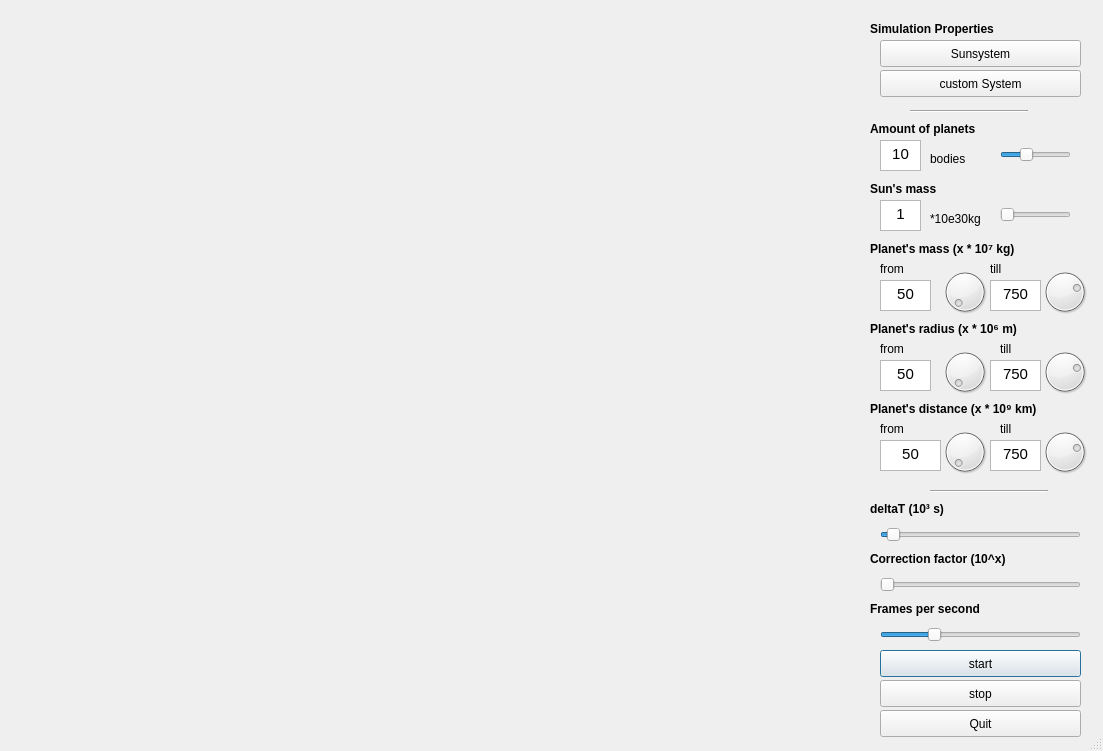
<?xml version="1.0" encoding="UTF-8"?>
<ui version="4.0">
 <class>vtkQtAnimation</class>
 <widget class="QDialog" name="vtkQtAnimation">
  <property name="geometry">
   <rect>
    <x>0</x>
    <y>0</y>
    <width>1103</width>
    <height>751</height>
   </rect>
  </property>
  <property name="sizePolicy">
   <sizepolicy hsizetype="Fixed" vsizetype="Fixed">
    <horstretch>0</horstretch>
    <verstretch>0</verstretch>
   </sizepolicy>
  </property>
  <property name="minimumSize">
   <size>
    <width>800</width>
    <height>600</height>
   </size>
  </property>
  <property name="maximumSize">
   <size>
    <width>1250</width>
    <height>800</height>
   </size>
  </property>
  <property name="windowTitle">
   <string>PPS (Python Planet Simulation)</string>
  </property>
  <property name="windowIcon">
   <iconset>
    <normaloff>../textures/earth.jpg</normaloff>
    <normalon>../textures/earth.jpg</normalon>../textures/earth.jpg</iconset>
  </property>
  <property name="sizeGripEnabled">
   <bool>true</bool>
  </property>
  <widget class="QVTKWidget" name="vtkWidget" native="true">
   <property name="geometry">
    <rect>
     <x>0</x>
     <y>0</y>
     <width>851</width>
     <height>741</height>
    </rect>
   </property>
   <property name="maximumSize">
    <size>
     <width>16777215</width>
     <height>1000</height>
    </size>
   </property>
   <property name="cursor">
    <cursorShape>OpenHandCursor</cursorShape>
   </property>
   <property name="toolTip">
    <string>VTK output window</string>
   </property>
  </widget>
  <widget class="QLabel" name="lbl_planetMassMin">
   <property name="geometry">
    <rect>
     <x>880</x>
     <y>260</y>
     <width>67</width>
     <height>17</height>
    </rect>
   </property>
   <property name="text">
    <string>from</string>
   </property>
  </widget>
  <widget class="QTextEdit" name="tf_planet_mass_min">
   <property name="geometry">
    <rect>
     <x>880</x>
     <y>280</y>
     <width>51</width>
     <height>31</height>
    </rect>
   </property>
   <property name="html">
    <string>&lt;!DOCTYPE HTML PUBLIC &quot;-//W3C//DTD HTML 4.0//EN&quot; &quot;http://www.w3.org/TR/REC-html40/strict.dtd&quot;&gt;
&lt;html&gt;&lt;head&gt;&lt;meta name=&quot;qrichtext&quot; content=&quot;1&quot; /&gt;&lt;style type=&quot;text/css&quot;&gt;
p, li { white-space: pre-wrap; }
&lt;/style&gt;&lt;/head&gt;&lt;body style=&quot; font-family:'Sans Serif'; font-size:10pt; font-weight:400; font-style:normal;&quot;&gt;
&lt;table border=&quot;0&quot; style=&quot;-qt-table-type: root; margin-top:4px; margin-bottom:4px; margin-left:4px; margin-right:4px;&quot;&gt;
&lt;tr&gt;
&lt;td style=&quot;border: none;&quot;&gt;
&lt;p align=&quot;center&quot; style=&quot; margin-top:0px; margin-bottom:0px; margin-left:0px; margin-right:0px; -qt-block-indent:0; text-indent:0px;&quot;&gt;&lt;span style=&quot; font-family:'Ubuntu'; font-size:11pt;&quot;&gt;50&lt;/span&gt;&lt;/p&gt;&lt;/td&gt;&lt;/tr&gt;&lt;/table&gt;&lt;/body&gt;&lt;/html&gt;</string>
   </property>
  </widget>
  <widget class="QLabel" name="lbl_planetMassMax">
   <property name="geometry">
    <rect>
     <x>990</x>
     <y>260</y>
     <width>67</width>
     <height>17</height>
    </rect>
   </property>
   <property name="text">
    <string>till</string>
   </property>
  </widget>
  <widget class="QTextEdit" name="tf_planet_mass_max">
   <property name="geometry">
    <rect>
     <x>990</x>
     <y>280</y>
     <width>51</width>
     <height>31</height>
    </rect>
   </property>
   <property name="html">
    <string>&lt;!DOCTYPE HTML PUBLIC &quot;-//W3C//DTD HTML 4.0//EN&quot; &quot;http://www.w3.org/TR/REC-html40/strict.dtd&quot;&gt;
&lt;html&gt;&lt;head&gt;&lt;meta name=&quot;qrichtext&quot; content=&quot;1&quot; /&gt;&lt;style type=&quot;text/css&quot;&gt;
p, li { white-space: pre-wrap; }
&lt;/style&gt;&lt;/head&gt;&lt;body style=&quot; font-family:'Sans Serif'; font-size:10pt; font-weight:400; font-style:normal;&quot;&gt;
&lt;table border=&quot;0&quot; style=&quot;-qt-table-type: root; margin-top:4px; margin-bottom:4px; margin-left:4px; margin-right:4px;&quot;&gt;
&lt;tr&gt;
&lt;td style=&quot;border: none;&quot;&gt;
&lt;p align=&quot;center&quot; style=&quot; margin-top:0px; margin-bottom:0px; margin-left:0px; margin-right:0px; -qt-block-indent:0; text-indent:0px;&quot;&gt;&lt;span style=&quot; font-family:'Ubuntu'; font-size:11pt;&quot;&gt;750&lt;/span&gt;&lt;/p&gt;&lt;/td&gt;&lt;/tr&gt;&lt;/table&gt;&lt;/body&gt;&lt;/html&gt;</string>
   </property>
  </widget>
  <widget class="QLabel" name="label">
   <property name="geometry">
    <rect>
     <x>870</x>
     <y>20</y>
     <width>171</width>
     <height>17</height>
    </rect>
   </property>
   <property name="font">
    <font>
     <weight>75</weight>
     <bold>true</bold>
    </font>
   </property>
   <property name="text">
    <string>Simulation Properties</string>
   </property>
  </widget>
  <widget class="QPushButton" name="startButton">
   <property name="geometry">
    <rect>
     <x>880</x>
     <y>650</y>
     <width>201</width>
     <height>27</height>
    </rect>
   </property>
   <property name="text">
    <string>start</string>
   </property>
   <property name="shortcut">
    <string>S</string>
   </property>
  </widget>
  <widget class="QPushButton" name="stopButton">
   <property name="geometry">
    <rect>
     <x>880</x>
     <y>680</y>
     <width>201</width>
     <height>27</height>
    </rect>
   </property>
   <property name="text">
    <string>stop</string>
   </property>
   <property name="shortcut">
    <string>E, Ctrl+S</string>
   </property>
  </widget>
  <widget class="QPushButton" name="quitButton">
   <property name="geometry">
    <rect>
     <x>880</x>
     <y>710</y>
     <width>201</width>
     <height>27</height>
    </rect>
   </property>
   <property name="text">
    <string>Quit</string>
   </property>
   <property name="shortcut">
    <string>Q</string>
   </property>
  </widget>
  <widget class="QLabel" name="label_2">
   <property name="geometry">
    <rect>
     <x>870</x>
     <y>240</y>
     <width>201</width>
     <height>17</height>
    </rect>
   </property>
   <property name="font">
    <font>
     <weight>75</weight>
     <bold>true</bold>
    </font>
   </property>
   <property name="text">
    <string>Planet's mass (x * 10⁷ kg)</string>
   </property>
  </widget>
  <widget class="QLabel" name="label_3">
   <property name="geometry">
    <rect>
     <x>870</x>
     <y>320</y>
     <width>201</width>
     <height>17</height>
    </rect>
   </property>
   <property name="font">
    <font>
     <weight>75</weight>
     <bold>true</bold>
    </font>
   </property>
   <property name="text">
    <string>Planet's radius (x * 10⁶ m)</string>
   </property>
  </widget>
  <widget class="QTextEdit" name="tf_planet_radius_max">
   <property name="geometry">
    <rect>
     <x>990</x>
     <y>360</y>
     <width>51</width>
     <height>31</height>
    </rect>
   </property>
   <property name="html">
    <string>&lt;!DOCTYPE HTML PUBLIC &quot;-//W3C//DTD HTML 4.0//EN&quot; &quot;http://www.w3.org/TR/REC-html40/strict.dtd&quot;&gt;
&lt;html&gt;&lt;head&gt;&lt;meta name=&quot;qrichtext&quot; content=&quot;1&quot; /&gt;&lt;style type=&quot;text/css&quot;&gt;
p, li { white-space: pre-wrap; }
&lt;/style&gt;&lt;/head&gt;&lt;body style=&quot; font-family:'Sans Serif'; font-size:10pt; font-weight:400; font-style:normal;&quot;&gt;
&lt;table border=&quot;0&quot; style=&quot;-qt-table-type: root; margin-top:4px; margin-bottom:4px; margin-left:4px; margin-right:4px;&quot;&gt;
&lt;tr&gt;
&lt;td style=&quot;border: none;&quot;&gt;
&lt;p align=&quot;center&quot; style=&quot; margin-top:0px; margin-bottom:0px; margin-left:0px; margin-right:0px; -qt-block-indent:0; text-indent:0px;&quot;&gt;&lt;span style=&quot; font-family:'Ubuntu'; font-size:11pt;&quot;&gt;750&lt;/span&gt;&lt;/p&gt;&lt;/td&gt;&lt;/tr&gt;&lt;/table&gt;&lt;/body&gt;&lt;/html&gt;</string>
   </property>
  </widget>
  <widget class="QLabel" name="lbl_planetMassMax_2">
   <property name="geometry">
    <rect>
     <x>1000</x>
     <y>340</y>
     <width>67</width>
     <height>17</height>
    </rect>
   </property>
   <property name="text">
    <string>till</string>
   </property>
  </widget>
  <widget class="QLabel" name="lbl_planetMassMin_2">
   <property name="geometry">
    <rect>
     <x>880</x>
     <y>340</y>
     <width>67</width>
     <height>17</height>
    </rect>
   </property>
   <property name="text">
    <string>from</string>
   </property>
  </widget>
  <widget class="QTextEdit" name="tf_planet_radius_min">
   <property name="geometry">
    <rect>
     <x>880</x>
     <y>360</y>
     <width>51</width>
     <height>31</height>
    </rect>
   </property>
   <property name="html">
    <string>&lt;!DOCTYPE HTML PUBLIC &quot;-//W3C//DTD HTML 4.0//EN&quot; &quot;http://www.w3.org/TR/REC-html40/strict.dtd&quot;&gt;
&lt;html&gt;&lt;head&gt;&lt;meta name=&quot;qrichtext&quot; content=&quot;1&quot; /&gt;&lt;style type=&quot;text/css&quot;&gt;
p, li { white-space: pre-wrap; }
&lt;/style&gt;&lt;/head&gt;&lt;body style=&quot; font-family:'Sans Serif'; font-size:10pt; font-weight:400; font-style:normal;&quot;&gt;
&lt;table border=&quot;0&quot; style=&quot;-qt-table-type: root; margin-top:4px; margin-bottom:4px; margin-left:4px; margin-right:4px;&quot;&gt;
&lt;tr&gt;
&lt;td style=&quot;border: none;&quot;&gt;
&lt;p align=&quot;center&quot; style=&quot; margin-top:0px; margin-bottom:0px; margin-left:0px; margin-right:0px; -qt-block-indent:0; text-indent:0px;&quot;&gt;&lt;span style=&quot; font-family:'Ubuntu'; font-size:11pt;&quot;&gt;50&lt;/span&gt;&lt;/p&gt;&lt;/td&gt;&lt;/tr&gt;&lt;/table&gt;&lt;/body&gt;&lt;/html&gt;</string>
   </property>
  </widget>
  <widget class="QLabel" name="label_4">
   <property name="geometry">
    <rect>
     <x>870</x>
     <y>400</y>
     <width>211</width>
     <height>17</height>
    </rect>
   </property>
   <property name="font">
    <font>
     <weight>75</weight>
     <bold>true</bold>
    </font>
   </property>
   <property name="text">
    <string>Planet's distance (x * 10⁹ km)</string>
   </property>
  </widget>
  <widget class="QTextEdit" name="tf_planet_orbit_max">
   <property name="geometry">
    <rect>
     <x>990</x>
     <y>440</y>
     <width>51</width>
     <height>31</height>
    </rect>
   </property>
   <property name="html">
    <string>&lt;!DOCTYPE HTML PUBLIC &quot;-//W3C//DTD HTML 4.0//EN&quot; &quot;http://www.w3.org/TR/REC-html40/strict.dtd&quot;&gt;
&lt;html&gt;&lt;head&gt;&lt;meta name=&quot;qrichtext&quot; content=&quot;1&quot; /&gt;&lt;style type=&quot;text/css&quot;&gt;
p, li { white-space: pre-wrap; }
&lt;/style&gt;&lt;/head&gt;&lt;body style=&quot; font-family:'Sans Serif'; font-size:10pt; font-weight:400; font-style:normal;&quot;&gt;
&lt;table border=&quot;0&quot; style=&quot;-qt-table-type: root; margin-top:4px; margin-bottom:4px; margin-left:4px; margin-right:4px;&quot;&gt;
&lt;tr&gt;
&lt;td style=&quot;border: none;&quot;&gt;
&lt;p align=&quot;center&quot; style=&quot; margin-top:0px; margin-bottom:0px; margin-left:0px; margin-right:0px; -qt-block-indent:0; text-indent:0px;&quot;&gt;&lt;span style=&quot; font-family:'Ubuntu'; font-size:11pt;&quot;&gt;750&lt;/span&gt;&lt;/p&gt;&lt;/td&gt;&lt;/tr&gt;&lt;/table&gt;&lt;/body&gt;&lt;/html&gt;</string>
   </property>
  </widget>
  <widget class="QLabel" name="lbl_planetMassMax_3">
   <property name="geometry">
    <rect>
     <x>1000</x>
     <y>420</y>
     <width>67</width>
     <height>17</height>
    </rect>
   </property>
   <property name="text">
    <string>till</string>
   </property>
  </widget>
  <widget class="QLabel" name="lbl_planetMassMin_3">
   <property name="geometry">
    <rect>
     <x>880</x>
     <y>420</y>
     <width>67</width>
     <height>17</height>
    </rect>
   </property>
   <property name="text">
    <string>from</string>
   </property>
  </widget>
  <widget class="QTextEdit" name="tf_planet_orbit_min">
   <property name="geometry">
    <rect>
     <x>880</x>
     <y>440</y>
     <width>61</width>
     <height>31</height>
    </rect>
   </property>
   <property name="html">
    <string>&lt;!DOCTYPE HTML PUBLIC &quot;-//W3C//DTD HTML 4.0//EN&quot; &quot;http://www.w3.org/TR/REC-html40/strict.dtd&quot;&gt;
&lt;html&gt;&lt;head&gt;&lt;meta name=&quot;qrichtext&quot; content=&quot;1&quot; /&gt;&lt;style type=&quot;text/css&quot;&gt;
p, li { white-space: pre-wrap; }
&lt;/style&gt;&lt;/head&gt;&lt;body style=&quot; font-family:'Sans Serif'; font-size:10pt; font-weight:400; font-style:normal;&quot;&gt;
&lt;table border=&quot;0&quot; style=&quot;-qt-table-type: root; margin-top:4px; margin-bottom:4px; margin-left:4px; margin-right:4px;&quot;&gt;
&lt;tr&gt;
&lt;td style=&quot;border: none;&quot;&gt;
&lt;p align=&quot;center&quot; style=&quot; margin-top:0px; margin-bottom:0px; margin-left:0px; margin-right:0px; -qt-block-indent:0; text-indent:0px;&quot;&gt;&lt;span style=&quot; font-family:'Ubuntu'; font-size:11pt;&quot;&gt;50&lt;/span&gt;&lt;/p&gt;&lt;/td&gt;&lt;/tr&gt;&lt;/table&gt;&lt;/body&gt;&lt;/html&gt;</string>
   </property>
  </widget>
  <widget class="QLabel" name="label_5">
   <property name="geometry">
    <rect>
     <x>870</x>
     <y>180</y>
     <width>141</width>
     <height>17</height>
    </rect>
   </property>
   <property name="font">
    <font>
     <weight>75</weight>
     <bold>true</bold>
    </font>
   </property>
   <property name="text">
    <string>Sun's mass</string>
   </property>
  </widget>
  <widget class="QTextEdit" name="tf_sun_mass_factor">
   <property name="geometry">
    <rect>
     <x>880</x>
     <y>200</y>
     <width>41</width>
     <height>31</height>
    </rect>
   </property>
   <property name="html">
    <string>&lt;!DOCTYPE HTML PUBLIC &quot;-//W3C//DTD HTML 4.0//EN&quot; &quot;http://www.w3.org/TR/REC-html40/strict.dtd&quot;&gt;
&lt;html&gt;&lt;head&gt;&lt;meta name=&quot;qrichtext&quot; content=&quot;1&quot; /&gt;&lt;style type=&quot;text/css&quot;&gt;
p, li { white-space: pre-wrap; }
&lt;/style&gt;&lt;/head&gt;&lt;body style=&quot; font-family:'Sans Serif'; font-size:10pt; font-weight:400; font-style:normal;&quot;&gt;
&lt;table border=&quot;0&quot; style=&quot;-qt-table-type: root; margin-top:4px; margin-bottom:4px; margin-left:4px; margin-right:4px;&quot;&gt;
&lt;tr&gt;
&lt;td style=&quot;border: none;&quot;&gt;
&lt;p align=&quot;center&quot; style=&quot; margin-top:0px; margin-bottom:0px; margin-left:0px; margin-right:0px; -qt-block-indent:0; text-indent:0px;&quot;&gt;&lt;span style=&quot; font-family:'Ubuntu'; font-size:11pt;&quot;&gt;1&lt;/span&gt;&lt;/p&gt;&lt;/td&gt;&lt;/tr&gt;&lt;/table&gt;&lt;/body&gt;&lt;/html&gt;</string>
   </property>
  </widget>
  <widget class="QPushButton" name="btn_sunsystem">
   <property name="geometry">
    <rect>
     <x>880</x>
     <y>40</y>
     <width>201</width>
     <height>27</height>
    </rect>
   </property>
   <property name="text">
    <string>Sunsystem</string>
   </property>
  </widget>
  <widget class="QSlider" name="slider_animation_speed">
   <property name="geometry">
    <rect>
     <x>880</x>
     <y>620</y>
     <width>201</width>
     <height>29</height>
    </rect>
   </property>
   <property name="minimumSize">
    <size>
     <width>50</width>
     <height>0</height>
    </size>
   </property>
   <property name="maximum">
    <number>100</number>
   </property>
   <property name="value">
    <number>25</number>
   </property>
   <property name="orientation">
    <enum>Qt::Horizontal</enum>
   </property>
  </widget>
  <widget class="QPushButton" name="btn_custom_system">
   <property name="geometry">
    <rect>
     <x>880</x>
     <y>70</y>
     <width>201</width>
     <height>27</height>
    </rect>
   </property>
   <property name="text">
    <string>custom System</string>
   </property>
  </widget>
  <widget class="QLabel" name="label_6">
   <property name="geometry">
    <rect>
     <x>870</x>
     <y>600</y>
     <width>141</width>
     <height>17</height>
    </rect>
   </property>
   <property name="font">
    <font>
     <weight>75</weight>
     <bold>true</bold>
    </font>
   </property>
   <property name="text">
    <string>Frames per second</string>
   </property>
  </widget>
  <widget class="QTextEdit" name="tf_amout_bodies">
   <property name="geometry">
    <rect>
     <x>880</x>
     <y>140</y>
     <width>41</width>
     <height>31</height>
    </rect>
   </property>
   <property name="html">
    <string>&lt;!DOCTYPE HTML PUBLIC &quot;-//W3C//DTD HTML 4.0//EN&quot; &quot;http://www.w3.org/TR/REC-html40/strict.dtd&quot;&gt;
&lt;html&gt;&lt;head&gt;&lt;meta name=&quot;qrichtext&quot; content=&quot;1&quot; /&gt;&lt;style type=&quot;text/css&quot;&gt;
p, li { white-space: pre-wrap; }
&lt;/style&gt;&lt;/head&gt;&lt;body style=&quot; font-family:'Sans Serif'; font-size:10pt; font-weight:400; font-style:normal;&quot;&gt;
&lt;table border=&quot;0&quot; style=&quot;-qt-table-type: root; margin-top:4px; margin-bottom:4px; margin-left:4px; margin-right:4px;&quot;&gt;
&lt;tr&gt;
&lt;td style=&quot;border: none;&quot;&gt;
&lt;p align=&quot;center&quot; style=&quot; margin-top:0px; margin-bottom:0px; margin-left:0px; margin-right:0px; -qt-block-indent:0; text-indent:0px;&quot;&gt;&lt;span style=&quot; font-family:'Ubuntu'; font-size:11pt;&quot;&gt;10&lt;/span&gt;&lt;/p&gt;&lt;/td&gt;&lt;/tr&gt;&lt;/table&gt;&lt;/body&gt;&lt;/html&gt;</string>
   </property>
  </widget>
  <widget class="QLabel" name="label_7">
   <property name="geometry">
    <rect>
     <x>870</x>
     <y>120</y>
     <width>141</width>
     <height>17</height>
    </rect>
   </property>
   <property name="font">
    <font>
     <weight>75</weight>
     <bold>true</bold>
    </font>
   </property>
   <property name="text">
    <string>Amount of planets</string>
   </property>
  </widget>
  <widget class="Line" name="line">
   <property name="geometry">
    <rect>
     <x>930</x>
     <y>490</y>
     <width>118</width>
     <height>3</height>
    </rect>
   </property>
   <property name="orientation">
    <enum>Qt::Horizontal</enum>
   </property>
  </widget>
  <widget class="Line" name="line_2">
   <property name="geometry">
    <rect>
     <x>910</x>
     <y>110</y>
     <width>118</width>
     <height>3</height>
    </rect>
   </property>
   <property name="orientation">
    <enum>Qt::Horizontal</enum>
   </property>
  </widget>
  <widget class="Line" name="line_3">
   <property name="geometry">
    <rect>
     <x>910</x>
     <y>110</y>
     <width>118</width>
     <height>3</height>
    </rect>
   </property>
   <property name="orientation">
    <enum>Qt::Horizontal</enum>
   </property>
  </widget>
  <widget class="QDial" name="dail_planet_mass_min">
   <property name="geometry">
    <rect>
     <x>940</x>
     <y>260</y>
     <width>50</width>
     <height>64</height>
    </rect>
   </property>
   <property name="minimum">
    <number>50</number>
   </property>
   <property name="maximum">
    <number>1000</number>
   </property>
   <property name="singleStep">
    <number>100</number>
   </property>
   <property name="pageStep">
    <number>100</number>
   </property>
   <property name="value">
    <number>50</number>
   </property>
  </widget>
  <widget class="QDial" name="dail_planet_mass_max">
   <property name="geometry">
    <rect>
     <x>1040</x>
     <y>260</y>
     <width>50</width>
     <height>64</height>
    </rect>
   </property>
   <property name="minimum">
    <number>50</number>
   </property>
   <property name="maximum">
    <number>1000</number>
   </property>
   <property name="value">
    <number>750</number>
   </property>
  </widget>
  <widget class="QDial" name="dail_planet_radius_min">
   <property name="geometry">
    <rect>
     <x>940</x>
     <y>340</y>
     <width>50</width>
     <height>64</height>
    </rect>
   </property>
   <property name="minimum">
    <number>500</number>
   </property>
   <property name="maximum">
    <number>20000</number>
   </property>
   <property name="singleStep">
    <number>100</number>
   </property>
   <property name="pageStep">
    <number>100</number>
   </property>
  </widget>
  <widget class="QDial" name="dail_planet_radius_max">
   <property name="geometry">
    <rect>
     <x>1040</x>
     <y>340</y>
     <width>50</width>
     <height>64</height>
    </rect>
   </property>
   <property name="minimum">
    <number>50</number>
   </property>
   <property name="maximum">
    <number>1000</number>
   </property>
   <property name="singleStep">
    <number>100</number>
   </property>
   <property name="pageStep">
    <number>100</number>
   </property>
   <property name="value">
    <number>750</number>
   </property>
  </widget>
  <widget class="QDial" name="dail_planet_orbit_min">
   <property name="geometry">
    <rect>
     <x>940</x>
     <y>420</y>
     <width>50</width>
     <height>64</height>
    </rect>
   </property>
   <property name="minimum">
    <number>50</number>
   </property>
   <property name="maximum">
    <number>1000</number>
   </property>
   <property name="singleStep">
    <number>50</number>
   </property>
   <property name="pageStep">
    <number>100</number>
   </property>
   <property name="value">
    <number>50</number>
   </property>
  </widget>
  <widget class="QDial" name="dail_planet_orbit_max">
   <property name="geometry">
    <rect>
     <x>1040</x>
     <y>420</y>
     <width>50</width>
     <height>64</height>
    </rect>
   </property>
   <property name="minimum">
    <number>50</number>
   </property>
   <property name="maximum">
    <number>1000</number>
   </property>
   <property name="singleStep">
    <number>100</number>
   </property>
   <property name="pageStep">
    <number>100</number>
   </property>
   <property name="value">
    <number>750</number>
   </property>
  </widget>
  <widget class="QSlider" name="slider_amount_bodies">
   <property name="geometry">
    <rect>
     <x>1000</x>
     <y>140</y>
     <width>71</width>
     <height>29</height>
    </rect>
   </property>
   <property name="minimum">
    <number>2</number>
   </property>
   <property name="maximum">
    <number>25</number>
   </property>
   <property name="value">
    <number>10</number>
   </property>
   <property name="orientation">
    <enum>Qt::Horizontal</enum>
   </property>
  </widget>
  <widget class="QSlider" name="slider_sun_mass_factor">
   <property name="geometry">
    <rect>
     <x>1000</x>
     <y>200</y>
     <width>71</width>
     <height>29</height>
    </rect>
   </property>
   <property name="minimum">
    <number>1</number>
   </property>
   <property name="maximum">
    <number>25</number>
   </property>
   <property name="value">
    <number>1</number>
   </property>
   <property name="orientation">
    <enum>Qt::Horizontal</enum>
   </property>
  </widget>
  <widget class="QLabel" name="label_9">
   <property name="geometry">
    <rect>
     <x>930</x>
     <y>150</y>
     <width>51</width>
     <height>17</height>
    </rect>
   </property>
   <property name="text">
    <string>bodies</string>
   </property>
  </widget>
  <widget class="QLabel" name="label_10">
   <property name="geometry">
    <rect>
     <x>930</x>
     <y>210</y>
     <width>67</width>
     <height>17</height>
    </rect>
   </property>
   <property name="text">
    <string>*10e30kg</string>
   </property>
  </widget>
  <widget class="QSlider" name="slider_delta_t">
   <property name="geometry">
    <rect>
     <x>880</x>
     <y>520</y>
     <width>201</width>
     <height>29</height>
    </rect>
   </property>
   <property name="minimumSize">
    <size>
     <width>50</width>
     <height>0</height>
    </size>
   </property>
   <property name="maximum">
    <number>100</number>
   </property>
   <property name="value">
    <number>3</number>
   </property>
   <property name="orientation">
    <enum>Qt::Horizontal</enum>
   </property>
  </widget>
  <widget class="QLabel" name="label_11">
   <property name="geometry">
    <rect>
     <x>870</x>
     <y>500</y>
     <width>141</width>
     <height>17</height>
    </rect>
   </property>
   <property name="font">
    <font>
     <weight>75</weight>
     <bold>true</bold>
    </font>
   </property>
   <property name="text">
    <string>deltaT (10³ s)</string>
   </property>
  </widget>
  <widget class="QLabel" name="label_12">
   <property name="geometry">
    <rect>
     <x>870</x>
     <y>550</y>
     <width>201</width>
     <height>17</height>
    </rect>
   </property>
   <property name="font">
    <font>
     <weight>75</weight>
     <bold>true</bold>
    </font>
   </property>
   <property name="text">
    <string>Correction factor (10^x)</string>
   </property>
  </widget>
  <widget class="QSlider" name="slider_correction_factor">
   <property name="geometry">
    <rect>
     <x>880</x>
     <y>570</y>
     <width>201</width>
     <height>29</height>
    </rect>
   </property>
   <property name="minimumSize">
    <size>
     <width>50</width>
     <height>0</height>
    </size>
   </property>
   <property name="minimum">
    <number>1</number>
   </property>
   <property name="maximum">
    <number>10</number>
   </property>
   <property name="value">
    <number>1</number>
   </property>
   <property name="orientation">
    <enum>Qt::Horizontal</enum>
   </property>
  </widget>
 </widget>
 <customwidgets>
  <customwidget>
   <class>QVTKWidget</class>
   <extends>QWidget</extends>
   <header>QVTKWidget.h</header>
  </customwidget>
 </customwidgets>
 <resources/>
 <connections>
  <connection>
   <sender>quitButton</sender>
   <signal>clicked()</signal>
   <receiver>vtkQtAnimation</receiver>
   <slot>close()</slot>
   <hints>
    <hint type="sourcelabel">
     <x>487</x>
     <y>295</y>
    </hint>
    <hint type="destinationlabel">
     <x>270</x>
     <y>170</y>
    </hint>
   </hints>
  </connection>
 </connections>
</ui>
